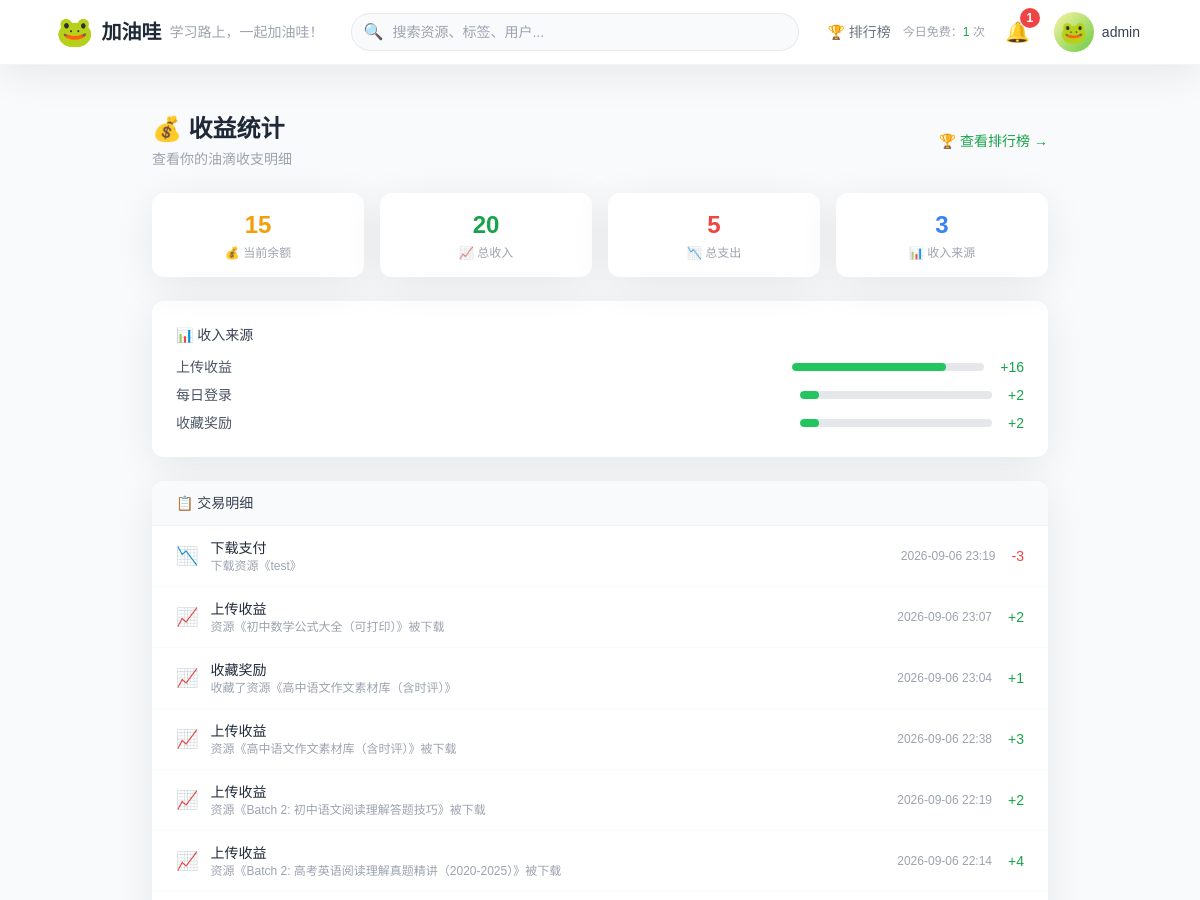
/my-earnings/ (signed in, upper part), run on an earlier commit of the app's database.
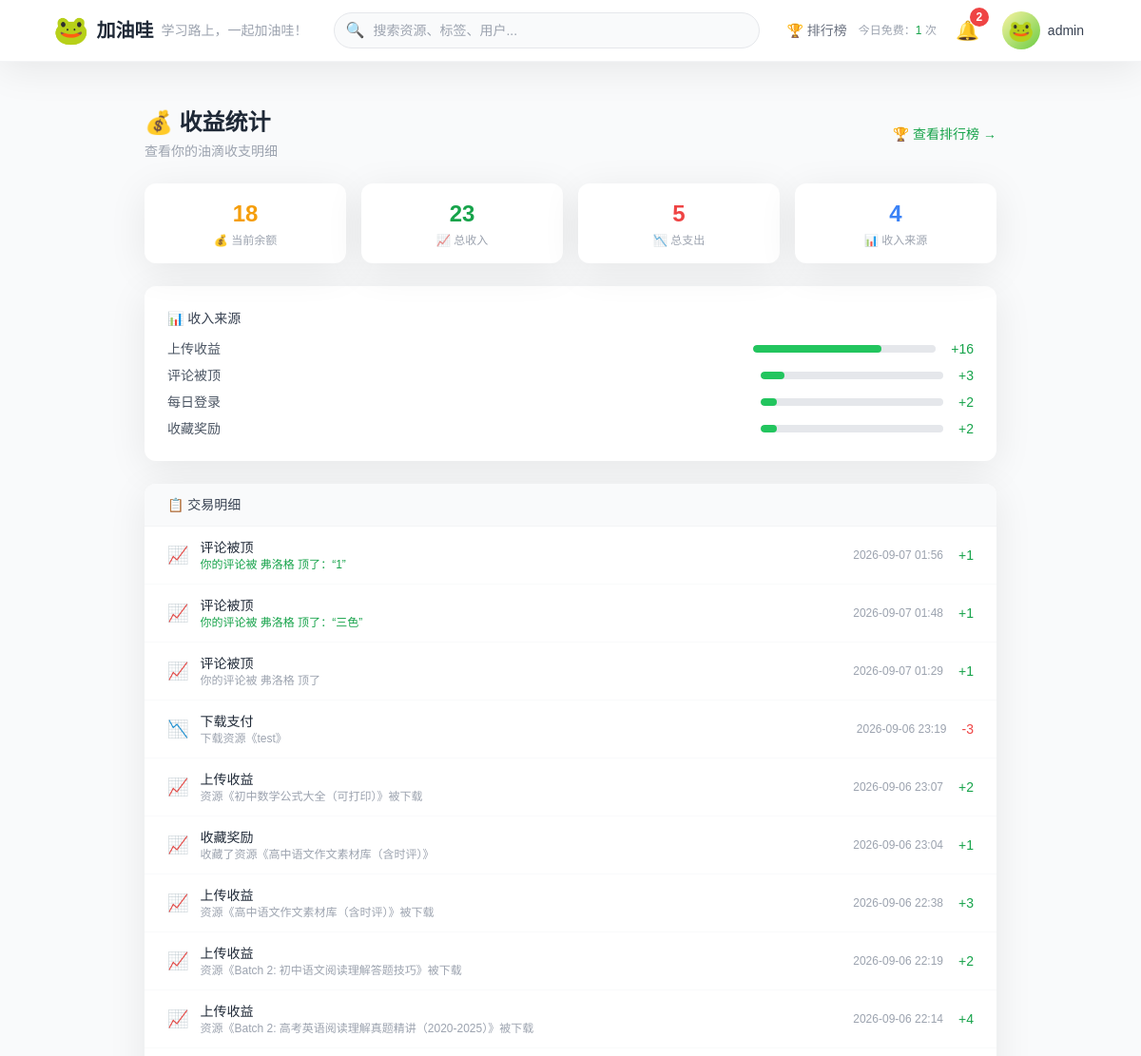
And on a later commit of the database.
### users/models.py (models this page shows, shortened)
class User(AbstractUser):
    avatar = models.URLField(
        max_length=500,
        blank=True,
        null=True,
        help_text="用户自定义头像URL，为空则显示默认青蛙头像"
    )
    oil_balance = models.IntegerField(default=0, help_text="油滴余额")
    level = models.IntegerField(default=1, help_text="成长等级")
    exp = models.IntegerField(default=0, help_text="当前等级经验值")
    level_title = models.CharField(max_length=50, blank=True, default="小蝌蚪", help_text="等级称号")
    has_used_free_trial = models.BooleanField(default=False, help_text="是否已使用首次免费下载")
    invited_by = models.ForeignKey(
        'self',
        null=True,
        blank=True,
        on_delete=models.SET_NULL,
        help_text="邀请人"
    )
    daily_login_date = models.DateField(null=True, blank=True, help_text="最近一次登录日期（用于每日奖励去重）")
    is_banned = models.BooleanField(default=False, help_text="是否被封禁")
    daily_free_downloads = models.IntegerField(
        default=0,
        verbose_name="今日已用免费下载次数"
    )
    last_free_date = models.DateField(
        null=True,
        blank=True,
        verbose_name="上次免费下载日期"
    )
    class Meta:
        db_table = 'users_user'
        verbose_name = '用户'
        verbose_name_plural = '用户'

### transactions/models.py (models this page shows, shortened)
class OilTransaction(models.Model):
    TYPE_CHOICES = (
        ('register_bonus', '注册奖励'),
        ('daily_login', '每日登录'),
        ('share_click', '分享点击'),
        ('share_register', '分享注册'),
        ('share_download', '分享下载'),
        ('upload_earning', '上传收益'),
        ('download_payment', '下载支付'),
        ('upvote_reward', '点赞奖励'),
        ('collect_reward', '收藏奖励'),
        ('comment_up_reward', '评论被顶'),
        ('admin_adjust', '管理员调整'),
    )
    user = models.ForeignKey(settings.AUTH_USER_MODEL, on_delete=models.CASCADE, verbose_name='用户')
    amount = models.IntegerField(verbose_name='变动数量')
    balance_after = models.IntegerField(verbose_name='交易后余额')
    type = models.CharField(max_length=30, choices=TYPE_CHOICES, verbose_name='交易类型')
    description = models.CharField(max_length=255, blank=True, verbose_name='描述')
    related_resource = models.ForeignKey('resources.Resource', null=True, blank=True,
                                         on_delete=models.SET_NULL, verbose_name='关联资源')
    related_user = models.ForeignKey(settings.AUTH_USER_MODEL, null=True, blank=True,
                                     on_delete=models.SET_NULL, related_name='related_transactions', verbose_name='关联用户')
    related_comment = models.ForeignKey('resources.Comment', null=True, blank=True,  # ✅ 新增
                                        on_delete=models.SET_NULL, verbose_name='关联评论')
    created_at = models.DateTimeField(auto_now_add=True, verbose_name='交易时间')
    class Meta:
        db_table = 'transactions_oiltransaction'
        ordering = ['-created_at']
        verbose_name = '油滴交易'
        verbose_name_plural = '油滴交易'
        indexes = [
            models.Index(fields=['user', '-created_at']),
            models.Index(fields=['type']),
        ]

### resources/models.py (models this page shows, shortened)
class Comment(models.Model):
    AUDIT_STATUS_CHOICES = (
        ('visible', '已显示'),
        ('hidden', '待审核'),
        ('rejected', '不通过'),
    )
    user = models.ForeignKey(settings.AUTH_USER_MODEL, on_delete=models.CASCADE, verbose_name='评论者')
    resource = models.ForeignKey(Resource, on_delete=models.CASCADE, verbose_name='资源')
    parent = models.ForeignKey('self', null=True, blank=True, on_delete=models.CASCADE, verbose_name='父评论')
    content = models.TextField(verbose_name='评论内容')
    upvote_count = models.IntegerField(default=0, verbose_name='顶数')
    downvote_count = models.IntegerField(default=0, verbose_name='踩数')
    audit_status = models.CharField(max_length=20, choices=AUDIT_STATUS_CHOICES, default='visible', verbose_name='审核状态')
    ai_risk_score = models.IntegerField(default=0, verbose_name='AI风险评分')
    audited_at = models.DateTimeField(null=True, blank=True, verbose_name='审核时间')
    audited_by = models.ForeignKey(settings.AUTH_USER_MODEL, null=True, blank=True,
                                   on_delete=models.SET_NULL, related_name='audited_comments', verbose_name='审核人')
    created_at = models.DateTimeField(auto_now_add=True, verbose_name='评论时间')
    updated_at = models.DateTimeField(auto_now=True, verbose_name='更新时间')
    class Meta:
        db_table = 'resources_comment'
        ordering = ['created_at']
        verbose_name = '评论'
        verbose_name_plural = '评论'

### users/views.py (the view)
# urls.py: path('my-earnings/', views.my_earnings_view, name='my_earnings'),
@login_required
def my_earnings_view(request):
    user = request.user
    transactions = OilTransaction.objects.filter(user=user).order_by('-created_at')
    total_income = OilTransaction.objects.filter(
        user=user,
        amount__gt=0
    ).aggregate(Sum('amount'))['amount__sum'] or 0
    total_expense = OilTransaction.objects.filter(
        user=user,
        amount__lt=0
    ).aggregate(Sum('amount'))['amount__sum'] or 0
    last_login = user.last_login
    oil_since_last_login = 0
    if last_login:
        oil_since_last_login = OilTransaction.objects.filter(
            user=user,
            amount__gt=0,
            created_at__gt=last_login
        ).aggregate(Sum('amount'))['amount__sum'] or 0
    else:
        oil_since_last_login = OilTransaction.objects.filter(
            user=user,
            amount__gt=0
        ).aggregate(Sum('amount'))['amount__sum'] or 0
    income_by_type = OilTransaction.objects.filter(
        user=user,
        amount__gt=0
    ).values('type').annotate(total=Sum('amount')).order_by('-total')
    type_display_map = dict(OilTransaction.TYPE_CHOICES)
    for item in income_by_type:
        item['type_display'] = type_display_map.get(item['type'], item['type'])
    paginator = Paginator(transactions, 30)
    page = request.GET.get('page', 1)
    transactions_page = paginator.get_page(page)
    context = {
        'transactions': transactions_page,
        'total_income': total_income,
        'total_expense': abs(total_expense),
        'balance': user.oil_balance,
        'income_by_type': income_by_type,
        'oil_since_last_login': oil_since_last_login,
        'last_login': last_login,
    }
    return render(request, 'users/my_earnings.html', context)

### templates/users/my_earnings.html (shortened to what this page needs)
{% extends 'base.html' %}
{% load static %}
{% block content %}
<div class="max-w-4xl mx-auto py-6">
    <div class="flex items-center justify-between mb-6">
        <div>
            <h1 class="text-2xl font-bold text-gray-800">💰 收益统计</h1>
            <p class="text-sm text-gray-400 mt-1">查看你的油滴收支明细</p>
        </div>
        <a href="{% url 'ranking' %}" class="text-sm text-green-600 hover:text-green-700">
            🏆 查看排行榜 →
        </a>
    </div>
    <div class="grid grid-cols-2 md:grid-cols-4 gap-4 mb-6">
        <div class="bg-white rounded-xl card-shadow p-4 text-center">
            <div class="text-2xl font-bold text-amber-500">{{ balance }}</div>
            <div class="text-xs text-gray-400 mt-1">💰 当前余额</div>
        </div>
        <div class="bg-white rounded-xl card-shadow p-4 text-center">
            <div class="text-2xl font-bold text-green-600">{{ total_income }}</div>
            <div class="text-xs text-gray-400 mt-1">📈 总收入</div>
        </div>
        <div class="bg-white rounded-xl card-shadow p-4 text-center">
            <div class="text-2xl font-bold text-red-500">{{ total_expense }}</div>
            <div class="text-xs text-gray-400 mt-1">📉 总支出</div>
        </div>
        <div class="bg-white rounded-xl card-shadow p-4 text-center">
            <div class="text-2xl font-bold text-blue-500">{{ income_by_type|length }}</div>
            <div class="text-xs text-gray-400 mt-1">📊 收入来源</div>
        </div>
    </div>
	{% if income_by_type %}
	<div class="bg-white rounded-xl card-shadow p-6 mb-6">
		<h3 class="text-sm font-medium text-gray-700 mb-3">📊 收入来源</h3>
		<div class="space-y-2">
			{% for item in income_by_type %}
			<div class="flex items-center justify-between text-sm">
				<span class="text-gray-600">{{ item.type_display }}</span>
				<div class="flex items-center space-x-4">
					<div class="w-32 md:w-48 bg-gray-200 rounded-full h-2 overflow-hidden">
						<div class="bg-green-500 h-full rounded-full"
							 style="width: {% widthratio item.total total_income 100 %}%;"></div>
					</div>
					<span class="text-green-600 font-medium">+{{ item.total }}</span>
				</div>
			</div>
			{% endfor %}
		</div>
	</div>
	{% endif %}
    <div class="bg-white rounded-xl card-shadow overflow-hidden">
        <div class="px-6 py-3 bg-gray-50 border-b border-gray-100">
            <h3 class="text-sm font-medium text-gray-700">📋 交易明细</h3>
        </div>
        {% if transactions %}
        <div class="divide-y divide-gray-50">
            {% for tx in transactions %}
            <div class="px-6 py-3 flex items-center justify-between hover:bg-gray-50 transition">
                <div class="flex items-center space-x-3 min-w-0">
                    <span class="text-lg flex-shrink-0">
                        {% if tx.amount > 0 %}📈{% else %}📉{% endif %}
                    </span>
                    <div class="min-w-0">
                        <div class="text-sm font-medium text-gray-800">
                            {{ tx.get_type_display|default:tx.type }}
                        </div>
                        <div class="text-xs text-gray-400 truncate">
                            {% if tx.type == 'comment_up_reward' and tx.related_comment %}
								<a href="{% url 'resources:detail' tx.related_comment.resource.id %}#comment-{{ tx.related_comment.id }}"
								   class="text-green-600 hover:underline">
									{{ tx.description }}：“{{ tx.related_comment.content|slice:":15" }}{% if tx.related_comment.content|length > 15 %}...{% endif %}”
								</a>
                            {% elif tx.related_resource %}
								{{ tx.description|default:"" }}
							{% else %}
								{{ tx.description|default:"" }}
                            {% endif %}
                        </div>
                    </div>
                </div>
                <div class="flex items-center space-x-4 flex-shrink-0">
                    <span class="text-xs text-gray-400">{{ tx.created_at|date:"Y-m-d H:i" }}</span>
                    <span class="text-sm font-medium {% if tx.amount > 0 %}text-green-600{% else %}text-red-500{% endif %}">
                        {% if tx.amount > 0 %}+{% endif %}{{ tx.amount }}
                    </span>
                </div>
            </div>
            {% endfor %}
        </div>
        {% else %}
        <div class="px-6 py-12 text-center text-gray-400">
            <div class="text-4xl mb-3">📭</div>
            <p>还没有交易记录</p>
            <p class="text-sm mt-1">发布资源或下载资源后，这里会显示明细</p>
        </div>
        {% endif %}
    </div>
</div>
{% endblock %}

### templates/base.html (shortened to what this page needs)
<!DOCTYPE html>
<html lang="zh-CN">
<head>
    <script src="https://cdn.tailwindcss.com"></script>
</head>
<body x-data="{ mobileMenu: false, notificationOpen: false, userMenuOpen: false }" class="bg-gray-50">
    <nav class="bg-white border-b border-gray-100 sticky top-0 z-50 card-shadow">
        <div class="max-w-6xl mx-auto px-4 sm:px-6 lg:px-8">
            <div class="flex justify-between items-center h-16">
                <a href="/" class="flex items-center space-x-2 flex-shrink-0">
                    <span class="text-3xl">🐸</span>
                    <span class="text-xl font-bold text-gray-800">加油哇</span>
                    <span class="hidden sm:inline text-sm text-gray-400">学习路上，一起加油哇！</span>
                </a>
                <div class="flex-1 max-w-md mx-4 hidden md:block">
                    <form action="/search/" method="GET" class="relative">
                        <input type="text" name="q" placeholder="搜索资源、标签、用户..."
                               class="w-full pl-10 pr-4 py-2 border border-gray-200 rounded-full bg-gray-50 focus:bg-white focus:border-green-400 focus:outline-none transition-all text-sm">
                        <span class="absolute left-3 top-1/2 -translate-y-1/2 text-gray-400">🔍</span>
                    </form>
                </div>
                <div class="flex items-center space-x-3">
                    {% if user.is_authenticated %}
						<a href="{% url 'ranking' %}" class="text-gray-500 hover:text-green-600 transition text-sm font-medium">
							🏆 排行榜
						</a>
						{% if user.is_authenticated %}
						<div class="text-xs text-gray-400 hidden md:block">
							{% if user.last_free_date|date:"Y-m-d" != today %}
								{% with free_left=1 %}
									今日免费：<span class="text-green-600 font-medium">1</span> 次
								{% endwith %}
							{% else %}
								{% with free_left=1|add:user.daily_free_downloads|add:-1 %}
									今日免费：<span class="{% if free_left > 0 %}text-green-600{% else %}text-gray-400{% endif %} font-medium">
										{{ free_left }}
									</span> 次
								{% endwith %}
							{% endif %}
						</div>
						{% endif %}
						<div x-data="{ open: false }" class="relative">
							<button @click="open = !open"
									@click.away="open = false"
									class="relative p-2 rounded-full hover:bg-gray-100 transition">
								<span class="text-xl">🔔</span>
								{% if unread_count > 0 %}
								<span class="absolute -top-0.5 -right-0.5 bg-red-500 text-white text-xs rounded-full w-5 h-5 flex items-center justify-center font-bold">
									{{ unread_count }}
								</span>
								{% endif %}
							</button>
						</div>
						<div x-data="{ open: false }" class="relative">
							<button @click="open = !open"
									@click.away="open = false"
									class="flex items-center space-x-2 p-1 rounded-full hover:bg-gray-100 transition">
								<span class="avatar-frog">🐸</span>
								<span class="text-sm font-medium text-gray-700 hidden sm:block">{{ user.first_name|default:user.username }}</span>
							</button>
						</div>
                    {% else %}
                        <a href="{% url 'users:login' %}" class="text-gray-600 hover:text-green-600 text-sm font-medium">登录</a>
                        <a href="{% url 'users:register' %}" class="btn-primary text-sm py-2 px-4">免费注册</a>
                    {% endif %}
                </div>
            </div>
        </div>
    </nav>
    <main class="max-w-6xl mx-auto px-4 sm:px-6 lg:px-8 py-6">
        {% block content %}{% endblock %}
    </main>
</body>
</html>

### templates/base.html (style rules this page uses)
* { font-family: 'Noto Sans SC', sans-serif; }
.avatar-frog { display: inline-flex; align-items: center; justify-content: center; width: 40px; height: 40px; border-radius: 50%; background: linear-gradient(135deg, #f9f4a3, #6ccc44); font-size: 22px; flex-shrink: 0; }
.card-shadow { box-shadow: 0 8px 40px rgba(0, 0, 0, 0.08); }

What changed in the data, as far as the page shows it:
added OilTransaction: type "评论被顶", description "你的评论被 弗洛格 顶了", related_comment.content "1", created_at "2026-09-07 01:56", amount "1"
added OilTransaction: type "评论被顶", description "你的评论被 弗洛格 顶了", related_comment.content "三色", created_at "2026-09-07 01:48", amount "1"
added OilTransaction: type "评论被顶", description "你的评论被 弗洛格 顶了", created_at "2026-09-07 01:29", amount "1"
Also different on the page:
{{ unread_count }}: "1" → "2"
{{ balance }}: "15" → "18"
{{ total_income }}: "20" → "23"
{{ income_by_type|length }}: "3" → "4"
new list line: "评论被顶 + 3"
